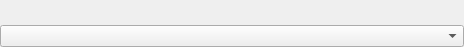
<?xml version="1.0" encoding="UTF-8"?>
<ui version="4.0">
 <class>ParameterComboBox</class>
 <widget class="QWidget" name="ParameterComboBox">
  <property name="geometry">
   <rect>
    <x>0</x>
    <y>0</y>
    <width>464</width>
    <height>47</height>
   </rect>
  </property>
  <property name="windowTitle">
   <string>Form</string>
  </property>
  <layout class="QVBoxLayout" name="verticalLayout">
   <property name="spacing">
    <number>0</number>
   </property>
   <property name="leftMargin">
    <number>0</number>
   </property>
   <property name="topMargin">
    <number>0</number>
   </property>
   <property name="rightMargin">
    <number>0</number>
   </property>
   <property name="bottomMargin">
    <number>0</number>
   </property>
   <item>
    <widget class="ParameterDescriptionWidget" name="descriptionWidget" native="true"/>
   </item>
   <item>
    <widget class="QComboBox" name="comboBox">
       <property name="focusPolicy">
        <enum>Qt::StrongFocus</enum>
       </property>
    </widget>
   </item>
  </layout>
 </widget>
 <customwidgets>
  <customwidget>
   <class>ParameterDescriptionWidget</class>
   <extends>QWidget</extends>
   <header>gui/parameter/ParameterVirtualWidget.h</header>
   <container>1</container>
  </customwidget>
 </customwidgets>
 <resources/>
 <connections/>
</ui>
